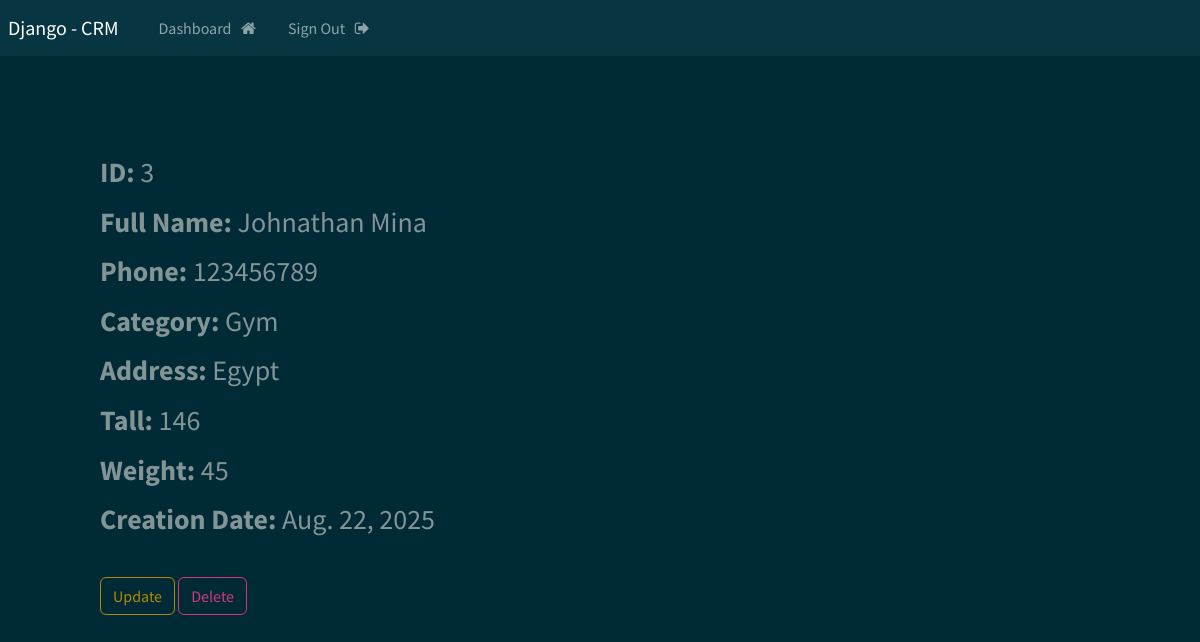
The page /view/3/ (signed in) on the database its author committed.
### webapp/models.py (models this page shows, shortened)
class Record(models.Model):
    first_name=models.CharField(max_length=250)
    last_name=models.CharField(max_length=250)
    Category = models.ForeignKey(Category, on_delete=models.CASCADE)
    phone=models.IntegerField()
    tall=models.IntegerField()
    weight=models.IntegerField()
    address=models.CharField(max_length=500)
    created_at=models.DateField(auto_now_add=True)
    class Meta:
        ordering = ['-created_at']

class Category (models.Model):
    name=models.CharField(max_length=250)
    create_at=models.DateTimeField(auto_now_add=True)
    def __str__(self):
        return self.name

### webapp/views.py (the view)
# urls.py: path('view/<int:record_id>/',views.view_record,name='view_record'),
@login_required(login_url='login')
def view_record(request,record_id):
    all_records= get_object_or_404(Record,id=record_id)
    context ={
        'record':all_records
    }
    return render(request, 'web/view_record.html',context)

### templates/web/view_record.html
{% extends 'base.html' %}
{% block content %}
<div class="cart" style="padding-left:100px ;padding-top: 100px;">
    <h3>
    <p><strong>ID: </strong>{{record.id}}</p>
    <p><strong>Full Name: </strong>{{record.first_name|capfirst}} {{record.last_name}}</p>
    <p><strong>Phone: </strong>{{record.phone}}</p>
    <p><strong>Category: </strong>{{record.Category}}</p>
    <p><strong>Address: </strong>{{record.address}}</p>
    <p><strong>Tall: </strong>{{record.tall}}</p>
    <p><strong>Weight: </strong>{{record.weight}}</p>
    <p><strong>Creation Date: </strong>{{record.created_at}}</p>
    </h3>
    <br>
    <a href="{% url 'update_record' record.id %}" class="btn btn-outline-primary">Update</a>
    <a href="{% url 'delete_record' record.id %}" onclick="return confirm('Are you sure you want to delete this record?')" class="btn btn-outline-danger">Delete</a>
</div>
{% endblock %}

### rows shown on the page
Record: id "3", first_name "Johnathan", last_name "Mina", phone "123456789", Category "Gym", address "Egypt", tall "146", weight "45", created_at "Aug. 22, 2025"
